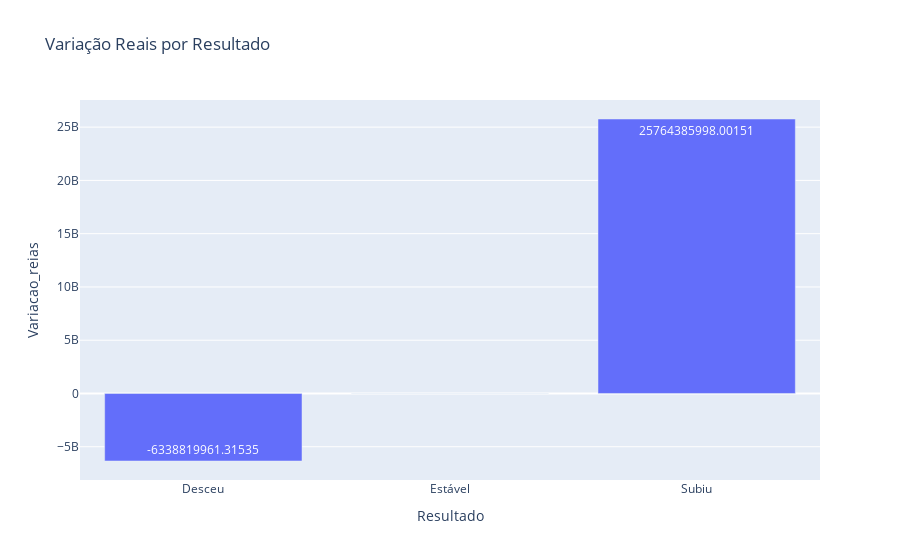

Notebook code for this chart:
### Markdown cell above
Utilizando a biblioteca Plotly Express 

Foi criado um gráfico de barras a partir do DataFrame df_analise_saldo.

### Code cell
fig = px.bar(df_analise_saldo, x='Resultado', y='Variacao_reias', text='Variacao_reias', title='Variação Reais por Resultado')
fig.show()

### Figure 1 — Plotly figure (JSON) as saved in the notebook; plotly's stock layout.template omitted (floating-point values rounded to 4 significant figures)
{"data": [{"alignmentgroup": "True", "hovertemplate": "Resultado=%{x}<br>Variacao_reias=%{text}<extra></extra>", "legendgroup": "", "marker": {"color": "#636efa", "pattern": {"shape": ""}}, "name": "", "offsetgroup": "", "orientation": "v", "showlegend": false, "text": [-6339000000.0, 0, 25760000000.0], "textposition": "auto", "type": "bar", "x": ["Desceu", "Estável", "Subiu"], "xaxis": "x", "y": [-6339000000.0, 0, 25760000000.0], "yaxis": "y"}], "layout": {"barmode": "relative", "legend": {"tracegroupgap": 0}, "title": {"text": "Variação Reais por Resultado"}, "xaxis": {"anchor": "y", "domain": [0, 1], "title": {"text": "Resultado"}}, "yaxis": {"anchor": "x", "domain": [0, 1], "title": {"text": "Variacao_reias"}}}}
